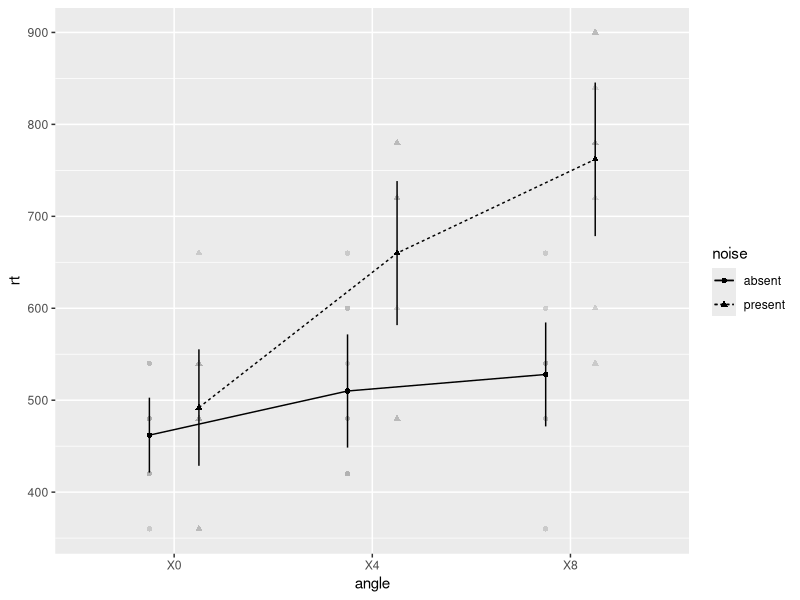
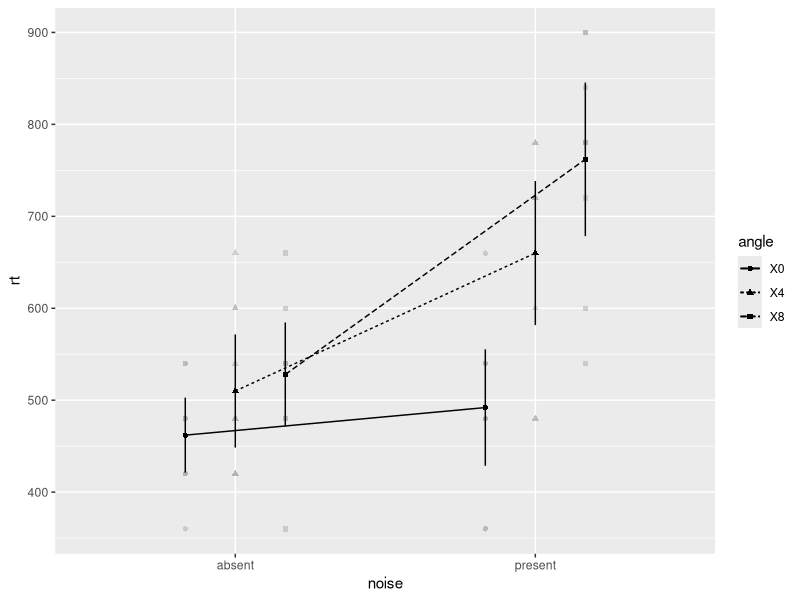
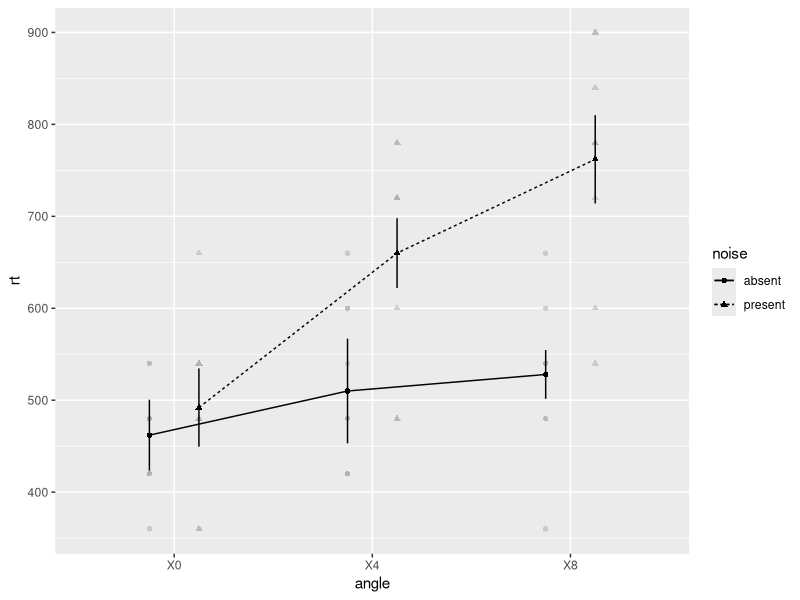
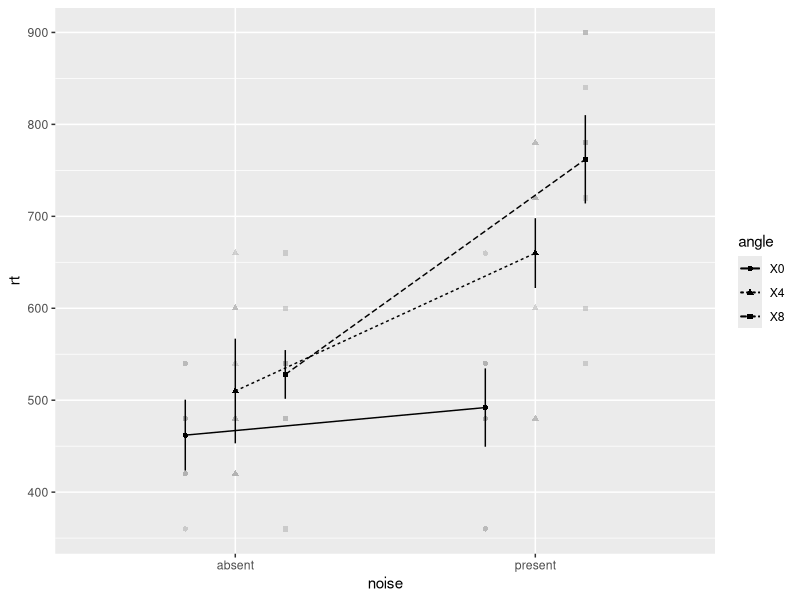
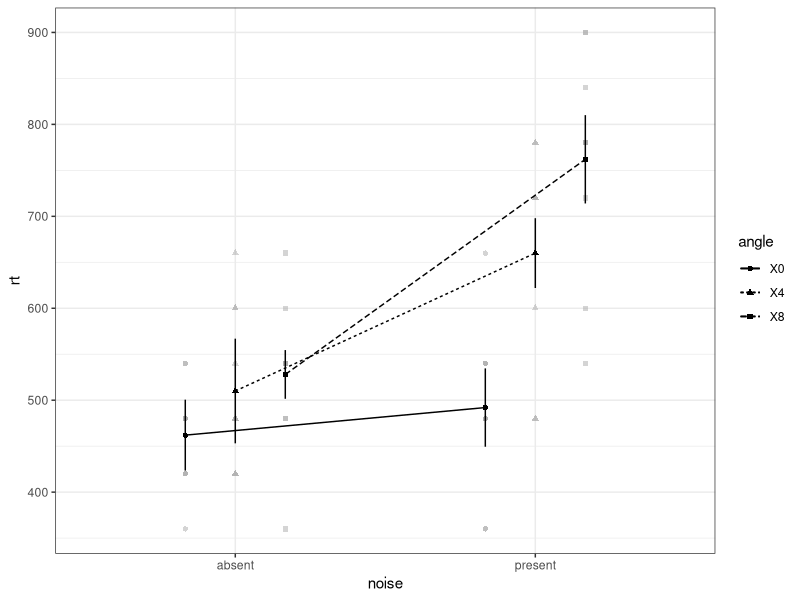
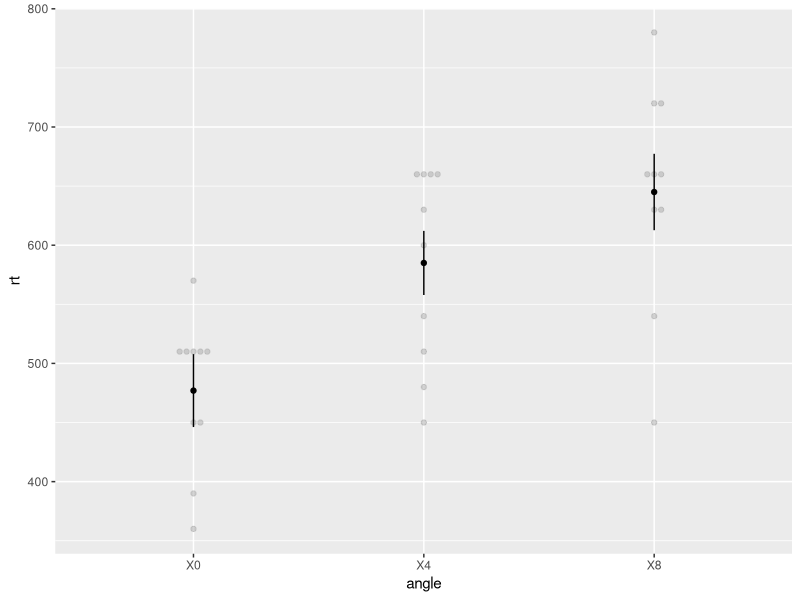

R code for these plots, in order: (Note: this script raises an error after producing the figures.)
library(afex)


### Name: afex_plot
### Title: m-way Plot with Error Bars and Raw Data
### Aliases: afex_plot afex_plot.afex_aov afex_plot.mixed afex_plot.merMod
###   interaction_plot oneway_plot

### ** Examples

# note: use library("ggplot") to avoid "ggplot2::" in the following

##################################################################
##                2-factor Within-Subject Design                ##
##################################################################

data(md_12.1)
aw <- aov_ez("id", "rt", md_12.1, within = c("angle", "noise"))

##---------------------------------------------------------------
##                    Basic Interaction Plots                   -
##---------------------------------------------------------------

afex_plot(aw, x = "angle", trace = "noise") 
# or: afex_plot(aw, x = ~angle, trace = ~noise)

afex_plot(aw, x = "noise", trace = "angle")

### For within-subject designs, using within-subject CIs is better:
afex_plot(aw, x = "angle", trace = "noise", error = "within") 
(p1 <- afex_plot(aw, x = "noise", trace = "angle", error = "within"))

## use different themes for nicer graphs:
p1 + ggplot2::theme_bw()
## Not run: 
##D p1 + ggplot2::theme_light()
##D p1 + ggplot2::theme_minimal()
##D p1 + jtools::theme_apa()
##D p1 + ggpubr::theme_pubr()
##D 
##D ### set theme globally for R session:
##D ggplot2::theme_set(ggplot2::theme_bw())
##D 
##D ### There are several ways to deal with overlapping points in the background besides alpha
##D # 1. using the default data geom and ggplot2::position_jitterdodge
##D afex_plot(aw, x = "noise", trace = "angle", error = "within", dodge = 0.3,
##D           data_arg = list(
##D             position = 
##D               ggplot2::position_jitterdodge(
##D                 jitter.width = 0, 
##D                 jitter.height = 5, 
##D                 dodge.width = 0.3  ## needs to be same as dodge
##D                 ),
##D             color = "darkgrey"))
##D 
##D # 2. using ggbeeswarm::geom_beeswarm
##D afex_plot(aw, x = "noise", trace = "angle", error = "within", dodge = 0.5,
##D           data_geom = ggbeeswarm::geom_beeswarm,
##D           data_arg = list(
##D             dodge.width = 0.5,  ## needs to be same as dodge
##D             cex = 0.8,
##D             color = "darkgrey"))
##D 
##D # 3. do not display points, but use a violinplot: ggplot2::geom_violin
##D afex_plot(aw, x = "noise", trace = "angle", error = "within", 
##D           data_geom = ggplot2::geom_violin, 
##D           data_arg = list(width = 0.5))
##D 
##D # 4. violinplots with color: ggplot2::geom_violin
##D afex_plot(aw, x = "noise", trace = "angle", error = "within", 
##D           mapping = c("linetype", "shape", "fill"),
##D           data_geom = ggplot2::geom_violin, 
##D           data_arg = list(width = 0.5))
##D 
##D # 5. do not display points, but use a boxplot: ggplot2::geom_boxplot
##D afex_plot(aw, x = "noise", trace = "angle", error = "within", 
##D           data_geom = ggplot2::geom_boxplot, 
##D           data_arg = list(width = 0.3))
##D           
##D # 6. combine points with boxplot: ggpol::geom_boxjitter
##D afex_plot(aw, x = "noise", trace = "angle", error = "within", 
##D           data_geom = ggpol::geom_boxjitter, 
##D           data_arg = list(width = 0.3))
##D ## hides error bars!
##D 
##D # 7. nicer variant of ggpol::geom_boxjitter
##D afex_plot(aw, x = "noise", trace = "angle", error = "within", 
##D           mapping = c("shape", "fill"),
##D           data_geom = ggpol::geom_boxjitter, 
##D           data_arg = list(
##D             width = 0.3, 
##D             jitter.width = 0,
##D             jitter.height = 10,
##D             outlier.intersect = TRUE),
##D           point_arg = list(size = 2.5), 
##D           error_arg = list(size = 1.5, width = 0))
##D 
##D # 8. nicer variant of ggpol::geom_boxjitter without lines
##D afex_plot(aw, x = "noise", trace = "angle", error = "within", dodge = 0.7,
##D           mapping = c("shape", "fill"),
##D           data_geom = ggpol::geom_boxjitter, 
##D           data_arg = list(
##D             width = 0.5, 
##D             jitter.width = 0,
##D             jitter.height = 10,
##D             outlier.intersect = TRUE),
##D           point_arg = list(size = 2.5), 
##D           line_arg = list(linetype = 0),
##D           error_arg = list(size = 1.5, width = 0))
## End(Not run)


##---------------------------------------------------------------
##                      Basic One-Way Plots                     -
##---------------------------------------------------------------

afex_plot(aw, x = "angle", error = "within") ## default

## Not run: 
##D ## with color we need larger points
##D afex_plot(aw, x = "angle", mapping = "color", error = "within", 
##D           point_arg = list(size = 2.5), 
##D           error_arg = list(size = 1.5, width = 0.05)) 
##D 
##D library("ggpol") ## currently required for combination of boxplot and points
##D afex_plot(aw, x = "angle", error = "within", data_geom = ggpol::geom_boxjitter)
##D 
##D ## nicer
##D afex_plot(aw, x = "angle", error = "within", data_geom = ggpol::geom_boxjitter, 
##D           mapping = "fill", data_alpha = 0.7, 
##D           data_arg = list(
##D             width = 0.6, 
##D             jitter.width = 0.07,
##D             jitter.height = 10,
##D             outlier.intersect = TRUE
##D           ),
##D           point_arg = list(size = 2.5), 
##D           error_arg = list(size = 1.5, width = 0.05))
##D 
##D ##---------------------------------------------------------------
##D ##                      Other Basic Options                     -
##D ##---------------------------------------------------------------
##D 
##D ## relabel factor levels via new_levels
##D afex_plot(aw, x = "noise", trace = "angle", 
##D           new_levels = list(angle = c("0", "4", "8"),
##D                             noise = c("Absent", "Present")))
##D 
##D ## Change title of legend
##D afex_plot(aw, x = "noise", trace = "angle", 
##D           legend_title = "Noise Condition")
##D 
##D ## for plots with few factor levels, smaller dodge might be better:
##D afex_plot(aw, x = "angle", trace = "noise", dodge = 0.25) 
##D 
##D #################################################################
##D ##                    4-factor Mixed Design                    ##
##D #################################################################
##D 
##D data(obk.long, package = "afex")
##D a1 <- aov_car(value ~ treatment * gender + Error(id/(phase*hour)), 
##D               data = obk.long, observed = "gender")
##D 
##D ## too difficult to see anything
##D afex_plot(a1, ~phase*hour, ~treatment) +
##D   ggplot2::theme_light()
##D 
##D ## better
##D afex_plot(a1, ~hour, ~treatment, ~phase) +
##D   ggplot2::theme_light()
##D 
##D ## even better and different model-based standard errors
##D afex_plot(a1, ~hour, ~treatment, ~phase, 
##D           dodge = 0.65, 
##D           data_arg = list(
##D             position = 
##D               ggplot2::position_jitterdodge(
##D                 jitter.width = 0, 
##D                 jitter.height = 0.2, 
##D                 dodge.width = 0.65  ## needs to be same as dodge
##D                 ),
##D             color = "darkgrey"),
##D           emmeans_arg = list(model = "multivariate")) +
##D   ggplot2::theme_classic()
##D 
##D # with color instead of linetype to separate trace factor
##D afex_plot(a1, ~hour, ~treatment, ~phase, 
##D           mapping = c("shape", "color"),
##D           dodge = 0.65, 
##D           data_arg = list(
##D             position = 
##D               ggplot2::position_jitterdodge(
##D                 jitter.width = 0, 
##D                 jitter.height = 0.2, 
##D                 dodge.width = 0.65  ## needs to be same as dodge
##D                 )),
##D           emmeans_arg = list(model = "multivariate")) +
##D   ggplot2::theme_light()
##D 
##D # only color to separate trace factor
##D afex_plot(a1, ~hour, ~treatment, ~phase, 
##D           mapping = "color",
##D           dodge = 0.65, 
##D           data_arg = list(
##D             position = 
##D               ggplot2::position_jitterdodge(
##D                 jitter.width = 0, 
##D                 jitter.height = 0.2, 
##D                 dodge.width = 0.65  ## needs to be same as dodge
##D                 )),
##D           emmeans_arg = list(model = "multivariate")) +
##D   ggplot2::theme_classic()
##D 
##D 
##D ## plot involving all 4 factors:
##D afex_plot(a1, ~hour, ~treatment, ~gender+phase, 
##D           dodge = 0.65, 
##D           data_arg = list(
##D             position = 
##D               ggplot2::position_jitterdodge(
##D                 jitter.width = 0, 
##D                 jitter.height = 0.2, 
##D                 dodge.width = 0.65  ## needs to be same as dodge
##D                 ),
##D             color = "darkgrey"),
##D           emmeans_arg = list(model = "multivariate")) +
##D   ggplot2::theme_bw()
##D 
##D 
##D ##---------------------------------------------------------------
##D ##              Different Standard Errors Available             -
##D ##---------------------------------------------------------------
##D 
##D ## purely within-design
##D cbind(
##D   afex_plot(a1, ~phase, ~hour, 
##D             error = "model", return = "data")$means[,c("phase", "hour", "y", "SE")],
##D   multivariate = afex_plot(a1, ~phase, ~hour, 
##D                            emmeans_arg = list(model = "multivariate"),
##D                            error = "model", return = "data")$means$error,
##D   mean = afex_plot(a1, ~phase, ~hour, 
##D                     error = "mean", return = "data")$means$error,
##D   within = afex_plot(a1, ~phase, ~hour, 
##D                      error = "within", return = "data")$means$error,
##D   between = afex_plot(a1, ~phase, ~hour, 
##D                       error = "between", return = "data")$means$error)
##D ## mixed design
##D cbind(
##D   afex_plot(a1, ~phase, ~treatment, 
##D             error = "model", return = "data")$means[,c("phase", "treatment", "y", "SE")],
##D   multivariate = afex_plot(a1, ~phase, ~treatment, 
##D                            emmeans_arg = list(model = "multivariate"),
##D                            error = "model", return = "data")$means$error,
##D   mean = afex_plot(a1, ~phase, ~treatment, 
##D                     error = "mean", return = "data")$means$error,
##D   within = afex_plot(a1, ~phase, ~treatment, 
##D                      error = "within", return = "data")$means$error,
##D   between = afex_plot(a1, ~phase, ~treatment, 
##D                       error = "between", return = "data")$means$error)
## End(Not run)

##################################################################
##                         Mixed Models                         ##
##################################################################

data("Machines", package = "MEMSS") 
m1 <- mixed(score ~ Machine + (Machine|Worker), data=Machines)

pairs(emmeans::emmeans(m1, "Machine"))
# contrast   estimate       SE df t.ratio p.value
# A - B     -7.966667 2.420850  5  -3.291  0.0481
# A - C    -13.916667 1.540100  5  -9.036  0.0007
# B - C     -5.950000 2.446475  5  -2.432  0.1253

## Default (i.e., model-based) error bars suggest no difference between Machines.
## This contrasts with pairwise comparisons above.
afex_plot(m1, "Machine")

## Impression from within-subject error bars is more in line with pattern of differences.
afex_plot(m1, "Machine", error = "within")


## Not run: 
##D data("fhch2010") # load 
##D fhch <- droplevels(fhch2010[ fhch2010$correct,]) # remove errors
##D ### following model should take less than a minute to fit:
##D mrt <- mixed(log_rt ~ task*stimulus*frequency + (stimulus*frequency||id)+
##D                (task||item), fhch, method = "S", expand_re = TRUE)
##D 
##D ## way too many points in background:
##D afex_plot(mrt, "stimulus", "frequency", "task") 
##D 
##D ## better to restrict plot of data to one random-effects grouping variable
##D afex_plot(mrt, "stimulus", "frequency", "task", random = "id")
##D ## when plotting data from a single random effect, different error bars are possible:
##D afex_plot(mrt, "stimulus", "frequency", "task", random = "id", error = "within")
##D afex_plot(mrt, "stimulus", "frequency", "task", random = "id", error = "mean")
##D 
##D ## compare visual impression with:
##D pairs(emmeans::emmeans(mrt, c("stimulus", "frequency"), by = "task"))
##D 
##D ## same logic also possible for other random-effects grouping factor
##D afex_plot(mrt, "stimulus", "frequency", "task", random = "item")
##D ## within-item error bars are misleading here. task is sole within-items factor.
##D afex_plot(mrt, "stimulus", "frequency", "task", random = "item", error = "within")
##D ## CIs based on stanard error of mean look small, but not unreasonable given results.
##D afex_plot(mrt, "stimulus", "frequency", "task", random = "item", error = "mean")
##D 
##D ### compare distribution of individual data for different random effects:
##D ## requires package cowplot
##D p_id <- afex_plot(mrt, "stimulus", "frequency", "task", random = "id", 
##D                   error = "within", dodge = 0.7,
##D                   data_geom = ggplot2::geom_violin, 
##D                   mapping = c("shape", "fill"),
##D                   data_arg = list(width = 0.7)) +
##D   ggplot2::scale_shape_manual(values = c(4, 17)) +
##D   ggplot2::labs(title = "ID")
##D 
##D p_item <- afex_plot(mrt, "stimulus", "frequency", "task", random = "item", 
##D           error = "within", dodge = 0.7,
##D           data_geom = ggplot2::geom_violin, 
##D           mapping = c("shape", "fill"),
##D           data_arg = list(width = 0.7)) +
##D   ggplot2::scale_shape_manual(values = c(4, 17)) +
##D   ggplot2::labs(title = "Item")
##D 
##D ### see: https://cran.r-project.org/package=cowplot/vignettes/shared_legends.html
##D p_comb <- cowplot::plot_grid(
##D   p_id + ggplot2::theme_light() + ggplot2::theme(legend.position="none"),
##D   p_item + ggplot2::theme_light() + ggplot2::theme(legend.position="none")
##D   )
##D legend <- cowplot::get_legend(p_id + ggplot2::theme(legend.position="bottom"))
##D cowplot::plot_grid(p_comb, legend, 
##D                    ncol = 1, 
##D                    rel_heights = c(1, 0.1))
##D 
##D ##----------------------------------------------------------------
##D ##                    Support for lme4::lmer                     -
##D ##----------------------------------------------------------------
##D 
##D Oats <- nlme::Oats
##D ## afex_plot does currently not support implicit nesting: (1|Block/Variety)
##D ## Instead, we need to create the factor explicitly
##D Oats$VarBlock <- Oats$Variety:Oats$Block
##D Oats.lmer <- lmer(yield ~ Variety * factor(nitro) + (1|VarBlock) + (1|Block),
##D                         data = Oats)
##D afex_plot(Oats.lmer, "nitro", "Variety")
##D afex_plot(Oats.lmer, "nitro", panel = "Variety")
##D 
## End(Not run)
